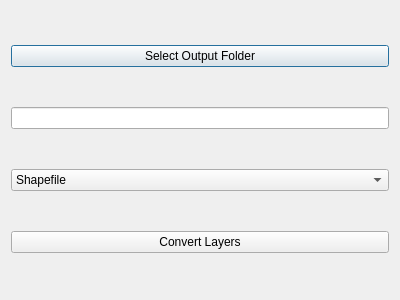
<?xml version="1.0" encoding="UTF-8"?>
<ui version="4.0">
 <class>LayerConverterDialogBase</class>
 <widget class="QDialog" name="LayerConverterDialogBase">
  <property name="geometry">
   <rect>
    <x>0</x>
    <y>0</y>
    <width>400</width>
    <height>300</height>
   </rect>
  </property>
  <property name="windowTitle">
   <string>Layer Converter</string>
  </property>
  <layout class="QVBoxLayout" name="verticalLayout">
   <item>
    <widget class="QPushButton" name="selectFolderButton">
     <property name="text">
      <string>Select Output Folder</string>
     </property>
    </widget>
   </item>
   <item>
    <widget class="QLineEdit" name="outputFolderLineEdit"/>
   </item>
   <item>
    <widget class="QComboBox" name="outputFormatComboBox">
     <property name="toolTip">
      <string>Select Output Format</string>
     </property>
     <item>
      <property name="text">
       <string>Shapefile</string>
      </property>
     </item>
     <item>
      <property name="text">
       <string>GeoPackage</string>
      </property>
     </item>
    </widget>
   </item>
   <item>
    <widget class="QPushButton" name="convertButton">
     <property name="text">
      <string>Convert Layers</string>
     </property>
    </widget>
   </item>
  </layout>
 </widget>
 <resources/>
 <connections/>
</ui>
